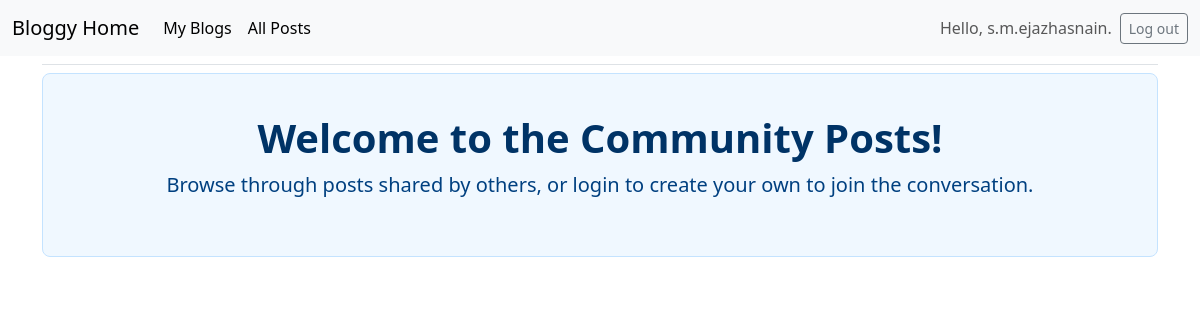
/posts/ (signed in), run on an earlier commit of the app's database.
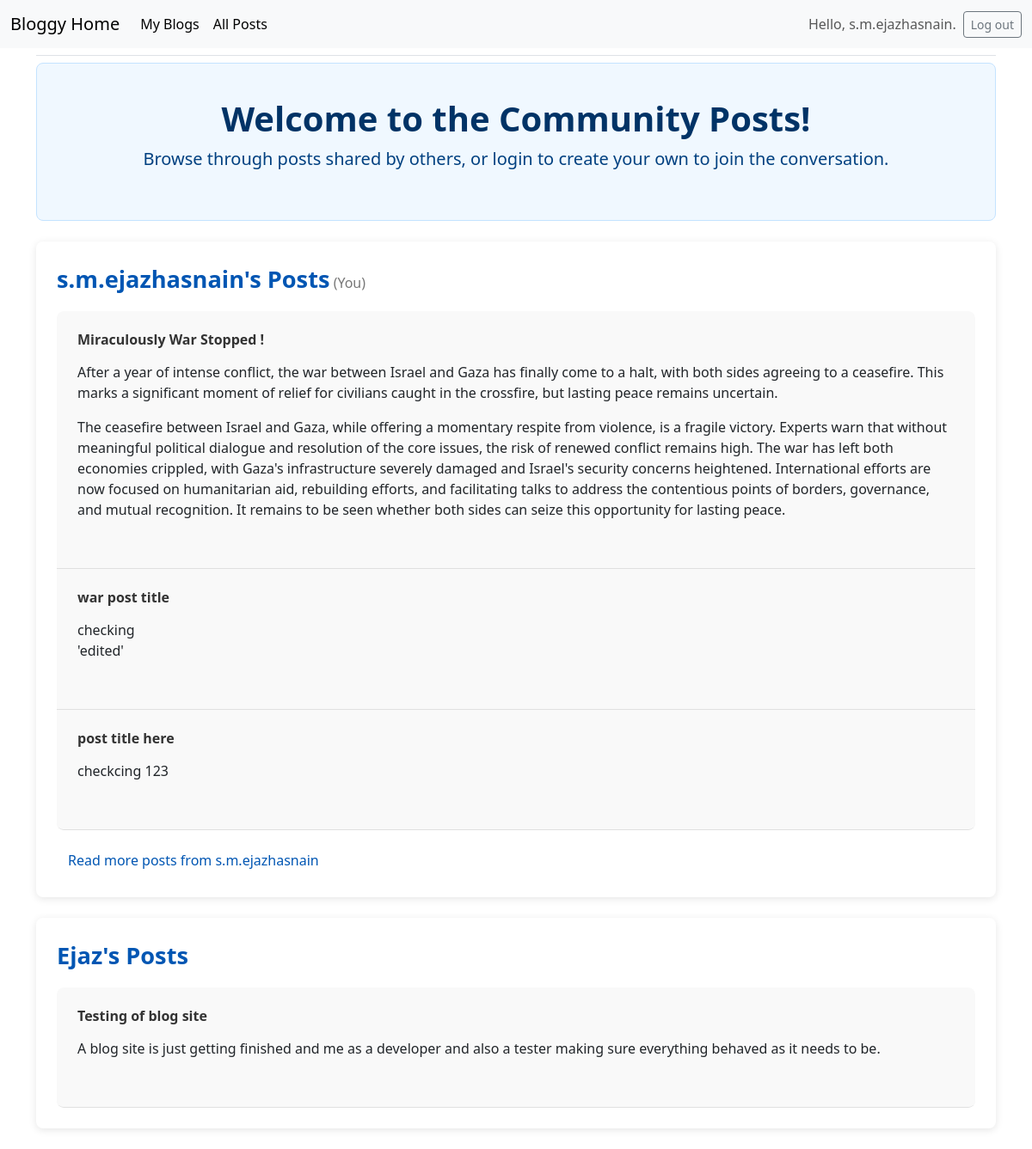
And on a later commit of the database.
### blogs/models.py (models this page shows, shortened)
class blog_post(models.Model): # if forgot models.Model then app won't makemigrations.
    f_key=models.ForeignKey(blog_name,on_delete=models.CASCADE)
    post_name=models.CharField(max_length=150)
    post=models.TextField()
    post_date=models.DateTimeField(auto_now_add=True)

### blogs/views.py (the view)
# urls.py: path('posts/',views.posts,name='posts'),
def posts(request):
    posts_by_author = {}
    if request.user.is_authenticated:
        user_posts = blog_post.objects.filter(f_key__user=request.user).order_by('-post_date')
        other_posts = blog_post.objects.exclude(f_key__user=request.user).order_by('-post_date')
        all_posts = list(user_posts) + list(other_posts)
    else:
        all_posts = blog_post.objects.select_related('f_key').order_by('-post_date')
    for post in all_posts:
        author = post.f_key.user.username
        if author not in posts_by_author:
            posts_by_author[author] = []
        if len(posts_by_author[author]) < 3:
            posts_by_author[author].append(post)
    authors_with_more_posts = (
        blog_post.objects.values_list('f_key__user__username',flat=True)
        .annotate(post_count=Count('id'))
        .filter(post_count__gt=3)
    )
    context = {
        'posts_by_author': posts_by_author,
        'authors_with_more_posts': list(authors_with_more_posts),
        'owner':request.user
    }
    return render(request, 'blogs/posts.html', context)

### blogs/templates/blogs/posts.html (shortened to what this page needs)
{% extends "blogs/base.html" %}
{% load django_bootstrap5 %}
{% block content %}
<div class="p-3 mb-4" style="background-color: #f0f8ff; border: 1px solid #c4e3ff; border-radius: .5rem;">
    <div class="container-fluid text-center py-4">
        <h5 class="display-6 fw-bold" style="color: #003366;">Welcome to the Community Posts!</h5>
        <p class="lead" style="color: #004080;">Browse through posts shared by others, or login to create your own to
            join the conversation.</p>
    </div>
</div>
{% for author, posts in posts_by_author.items %}
<div class="mb-4"
    style="padding: 1.5rem; background-color: #ffffff; border-radius: 0.5rem; box-shadow: 0 2px 10px rgba(0, 0, 0, 0.1);">
    <span class="fw-bold" style="font-size: 1.7rem; color: #0056b3;">{{ author }}'s Posts</span>
    {% if author == owner.username %}
    <span style="font-weight: 400; color: #777;"> (You) </span>
    {% endif %}
    <ul class="list-group" style="border-radius: 0.5rem; overflow: hidden; margin-top: 1rem;">
        {% for post in posts %}
        <li class="list-group-item"
            style="border: none; background-color: #f9f9f9; padding: 1.5rem; border-bottom: 1px solid #e0e0e0;">
            <h6 class="fw-bold" style="color: #333; margin-bottom: 0.5rem;">{{ post.post_name }}</h6>
            <p style="color: #555; line-height: 1.6;">{{ post.post|linebreaks }}</p>
        </li>
        {% endfor %}
    </ul>
    {% if author in authors_with_more_posts %}
    <div class="mt-3">
        <a href="{% url 'blogs:user_posts' author %}" class="btn btn-link"
            style="color: #0056b3; text-decoration: none; font-weight: 500; transition: color 0.3s;">
            Read more posts from {{ author }}
        </a>
    </div>
    {% endif %}
</div>
{% endfor %}
{% endblock content %}

What changed in the data, as far as the page shows it:
now on this page (row unchanged): blog_post: username "s.m.ejazhasnain", shows "(You)", post_name "Miraculously War Stopped !", post "After a year of intense conflict, the war between Israel and Gaza has finally come to a halt, with both sides agreeing to a ceasefire. This marks a significant moment of relief for civilians caught in the crossfire, but lasting peace remains uncertain. The ceasefire between Israel and Gaza, while offering a momentary respite from violence, is a fragile victory. Experts warn that without meaningful political dialogue and resolution of the core issues, the risk of renewed conflict remains high. The war has left both economies crippled, with Gaza's infrastructure severely damaged and Israel's security concerns heightened. International efforts are now focused on humanitarian aid, rebuilding…"
now on this page (row unchanged): blog_post: post_name "war post title", post "checking 'edited'", shown under "s.m.ejazhasnain"
now on this page (row unchanged): blog_post: post_name "post title here", post "checkcing 123", shown under "s.m.ejazhasnain"
added blog_post: username "Ejaz", post_name "Testing of blog site", post "A blog site is just getting finished and me as a developer and also a tester making sure everything behaved as it needs to be."
